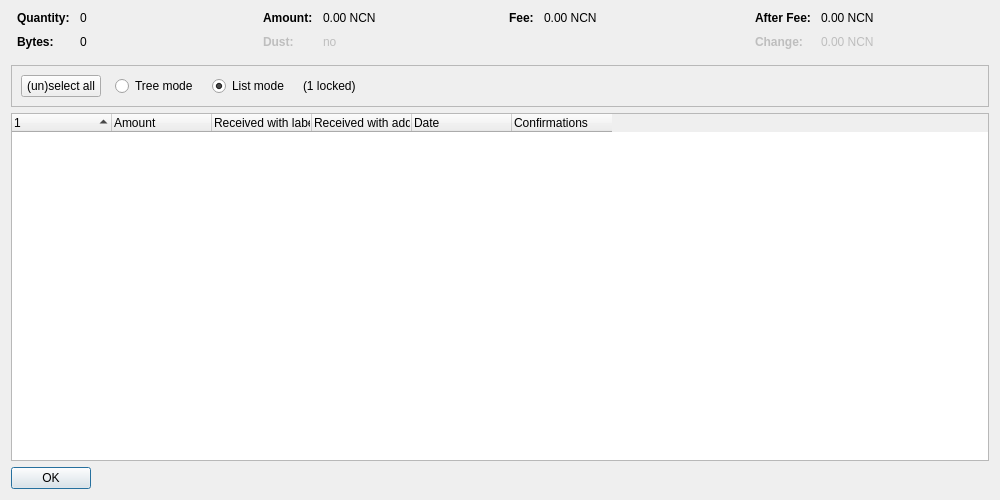
<?xml version="1.0" encoding="UTF-8"?>
<ui version="4.0">
 <class>CoinControlDialog</class>
 <widget class="QDialog" name="CoinControlDialog">
  <property name="geometry">
   <rect>
    <x>0</x>
    <y>0</y>
    <width>1000</width>
    <height>500</height>
   </rect>
  </property>
  <property name="windowTitle">
   <string>Coin Selection</string>
  </property>
  <layout class="QVBoxLayout" name="verticalLayout">
   <item>
    <layout class="QHBoxLayout" name="horizontalLayoutTop" stretch="0,0,0,0">
     <property name="topMargin">
      <number>0</number>
     </property>
     <property name="bottomMargin">
      <number>10</number>
     </property>
     <item>
      <layout class="QFormLayout" name="formLayoutCoinControl1">
       <property name="horizontalSpacing">
        <number>10</number>
       </property>
       <property name="verticalSpacing">
        <number>10</number>
       </property>
       <property name="leftMargin">
        <number>6</number>
       </property>
       <property name="rightMargin">
        <number>6</number>
       </property>
       <item row="0" column="0">
        <widget class="QLabel" name="labelCoinControlQuantityText">
         <property name="font">
          <font>
           <weight>75</weight>
           <bold>true</bold>
          </font>
         </property>
         <property name="text">
          <string>Quantity:</string>
         </property>
        </widget>
       </item>
       <item row="0" column="1">
        <widget class="QLabel" name="labelCoinControlQuantity">
         <property name="cursor">
          <cursorShape>IBeamCursor</cursorShape>
         </property>
         <property name="contextMenuPolicy">
          <enum>Qt::ActionsContextMenu</enum>
         </property>
         <property name="text">
          <string notr="true">0</string>
         </property>
         <property name="textInteractionFlags">
          <set>Qt::LinksAccessibleByMouse|Qt::TextSelectableByKeyboard|Qt::TextSelectableByMouse</set>
         </property>
        </widget>
       </item>
       <item row="1" column="0">
        <widget class="QLabel" name="labelCoinControlBytesText">
         <property name="font">
          <font>
           <weight>75</weight>
           <bold>true</bold>
          </font>
         </property>
         <property name="text">
          <string>Bytes:</string>
         </property>
        </widget>
       </item>
       <item row="1" column="1">
        <widget class="QLabel" name="labelCoinControlBytes">
         <property name="cursor">
          <cursorShape>IBeamCursor</cursorShape>
         </property>
         <property name="contextMenuPolicy">
          <enum>Qt::ActionsContextMenu</enum>
         </property>
         <property name="text">
          <string notr="true">0</string>
         </property>
         <property name="textInteractionFlags">
          <set>Qt::LinksAccessibleByMouse|Qt::TextSelectableByKeyboard|Qt::TextSelectableByMouse</set>
         </property>
        </widget>
       </item>
      </layout>
     </item>
     <item>
      <layout class="QFormLayout" name="formLayoutCoinControl2">
       <property name="horizontalSpacing">
        <number>10</number>
       </property>
       <property name="verticalSpacing">
        <number>10</number>
       </property>
       <property name="leftMargin">
        <number>6</number>
       </property>
       <property name="rightMargin">
        <number>6</number>
       </property>
       <item row="0" column="0">
        <widget class="QLabel" name="labelCoinControlAmountText">
         <property name="font">
          <font>
           <weight>75</weight>
           <bold>true</bold>
          </font>
         </property>
         <property name="text">
          <string>Amount:</string>
         </property>
        </widget>
       </item>
       <item row="0" column="1">
        <widget class="QLabel" name="labelCoinControlAmount">
         <property name="cursor">
          <cursorShape>IBeamCursor</cursorShape>
         </property>
         <property name="contextMenuPolicy">
          <enum>Qt::ActionsContextMenu</enum>
         </property>
         <property name="text">
          <string notr="true">0.00 NCN</string>
         </property>
         <property name="textInteractionFlags">
          <set>Qt::LinksAccessibleByMouse|Qt::TextSelectableByKeyboard|Qt::TextSelectableByMouse</set>
         </property>
        </widget>
       </item>
       <item row="1" column="0">
        <widget class="QLabel" name="labelCoinControlLowOutputText">
         <property name="enabled">
          <bool>false</bool>
         </property>
         <property name="font">
          <font>
           <weight>75</weight>
           <bold>true</bold>
          </font>
         </property>
         <property name="text">
          <string>Dust:</string>
         </property>
        </widget>
       </item>
       <item row="1" column="1">
        <widget class="QLabel" name="labelCoinControlLowOutput">
         <property name="enabled">
          <bool>false</bool>
         </property>
         <property name="cursor">
          <cursorShape>IBeamCursor</cursorShape>
         </property>
         <property name="contextMenuPolicy">
          <enum>Qt::ActionsContextMenu</enum>
         </property>
         <property name="text">
          <string notr="true">no</string>
         </property>
         <property name="textInteractionFlags">
          <set>Qt::LinksAccessibleByMouse|Qt::TextSelectableByKeyboard|Qt::TextSelectableByMouse</set>
         </property>
        </widget>
       </item>
      </layout>
     </item>
     <item>
      <layout class="QFormLayout" name="formLayoutCoinControl3">
       <property name="horizontalSpacing">
        <number>10</number>
       </property>
       <property name="verticalSpacing">
        <number>10</number>
       </property>
       <property name="leftMargin">
        <number>6</number>
       </property>
       <property name="rightMargin">
        <number>6</number>
       </property>
       <item row="0" column="0">
        <widget class="QLabel" name="labelCoinControlFeeText">
         <property name="font">
          <font>
           <weight>75</weight>
           <bold>true</bold>
          </font>
         </property>
         <property name="text">
          <string>Fee:</string>
         </property>
        </widget>
       </item>
       <item row="0" column="1">
        <widget class="QLabel" name="labelCoinControlFee">
         <property name="cursor">
          <cursorShape>IBeamCursor</cursorShape>
         </property>
         <property name="contextMenuPolicy">
          <enum>Qt::ActionsContextMenu</enum>
         </property>
         <property name="text">
          <string notr="true">0.00 NCN</string>
         </property>
         <property name="textInteractionFlags">
          <set>Qt::LinksAccessibleByMouse|Qt::TextSelectableByKeyboard|Qt::TextSelectableByMouse</set>
         </property>
        </widget>
       </item>
      </layout>
     </item>
     <item>
      <layout class="QFormLayout" name="formLayoutCoinControl4">
       <property name="horizontalSpacing">
        <number>10</number>
       </property>
       <property name="verticalSpacing">
        <number>10</number>
       </property>
       <property name="leftMargin">
        <number>6</number>
       </property>
       <property name="rightMargin">
        <number>6</number>
       </property>
       <item row="0" column="0">
        <widget class="QLabel" name="labelCoinControlAfterFeeText">
         <property name="font">
          <font>
           <weight>75</weight>
           <bold>true</bold>
          </font>
         </property>
         <property name="text">
          <string>After Fee:</string>
         </property>
        </widget>
       </item>
       <item row="0" column="1">
        <widget class="QLabel" name="labelCoinControlAfterFee">
         <property name="cursor">
          <cursorShape>IBeamCursor</cursorShape>
         </property>
         <property name="contextMenuPolicy">
          <enum>Qt::ActionsContextMenu</enum>
         </property>
         <property name="text">
          <string notr="true">0.00 NCN</string>
         </property>
         <property name="textInteractionFlags">
          <set>Qt::LinksAccessibleByMouse|Qt::TextSelectableByKeyboard|Qt::TextSelectableByMouse</set>
         </property>
        </widget>
       </item>
       <item row="1" column="0">
        <widget class="QLabel" name="labelCoinControlChangeText">
         <property name="enabled">
          <bool>false</bool>
         </property>
         <property name="font">
          <font>
           <weight>75</weight>
           <bold>true</bold>
          </font>
         </property>
         <property name="text">
          <string>Change:</string>
         </property>
        </widget>
       </item>
       <item row="1" column="1">
        <widget class="QLabel" name="labelCoinControlChange">
         <property name="enabled">
          <bool>false</bool>
         </property>
         <property name="cursor">
          <cursorShape>IBeamCursor</cursorShape>
         </property>
         <property name="contextMenuPolicy">
          <enum>Qt::ActionsContextMenu</enum>
         </property>
         <property name="text">
          <string notr="true">0.00 NCN</string>
         </property>
         <property name="textInteractionFlags">
          <set>Qt::LinksAccessibleByMouse|Qt::TextSelectableByKeyboard|Qt::TextSelectableByMouse</set>
         </property>
        </widget>
       </item>
      </layout>
     </item>
    </layout>
   </item>
   <item>
    <widget class="QFrame" name="frame">
     <property name="minimumSize">
      <size>
       <width>0</width>
       <height>40</height>
      </size>
     </property>
     <property name="frameShape">
      <enum>QFrame::StyledPanel</enum>
     </property>
     <property name="frameShadow">
      <enum>QFrame::Sunken</enum>
     </property>
     <layout class="QHBoxLayout" name="horizontalLayout">
      <item>
       <layout class="QHBoxLayout" name="horizontalLayoutPanel" stretch="0,0,0,0,0">
        <property name="spacing">
         <number>14</number>
        </property>
        <item>
         <widget class="QPushButton" name="pushButtonSelectAll">
          <property name="sizePolicy">
           <sizepolicy hsizetype="Maximum" vsizetype="Fixed">
            <horstretch>0</horstretch>
            <verstretch>0</verstretch>
           </sizepolicy>
          </property>
          <property name="text">
           <string>(un)select all</string>
          </property>
          <property name="autoDefault">
           <bool>false</bool>
          </property>
         </widget>
        </item>
        <item>
         <widget class="QRadioButton" name="radioTreeMode">
          <property name="sizePolicy">
           <sizepolicy hsizetype="Maximum" vsizetype="Fixed">
            <horstretch>0</horstretch>
            <verstretch>0</verstretch>
           </sizepolicy>
          </property>
          <property name="text">
           <string>Tree mode</string>
          </property>
         </widget>
        </item>
        <item>
         <widget class="QRadioButton" name="radioListMode">
          <property name="sizePolicy">
           <sizepolicy hsizetype="Maximum" vsizetype="Fixed">
            <horstretch>0</horstretch>
            <verstretch>0</verstretch>
           </sizepolicy>
          </property>
          <property name="text">
           <string>List mode</string>
          </property>
          <property name="checked">
           <bool>true</bool>
          </property>
         </widget>
        </item>
        <item>
         <widget class="QLabel" name="labelLocked">
          <property name="text">
           <string notr="true">(1 locked)</string>
          </property>
         </widget>
        </item>
        <item>
         <spacer name="horizontalSpacer">
          <property name="orientation">
           <enum>Qt::Horizontal</enum>
          </property>
          <property name="sizeHint" stdset="0">
           <size>
            <width>40</width>
            <height>20</height>
           </size>
          </property>
         </spacer>
        </item>
       </layout>
      </item>
     </layout>
    </widget>
   </item>
   <item>
    <widget class="CoinControlTreeWidget" name="treeWidget">
     <property name="contextMenuPolicy">
      <enum>Qt::CustomContextMenu</enum>
     </property>
     <property name="sortingEnabled">
      <bool>false</bool>
     </property>
     <property name="columnCount">
      <number>6</number>
     </property>
     <attribute name="headerShowSortIndicator" stdset="0">
      <bool>true</bool>
     </attribute>
     <attribute name="headerStretchLastSection">
      <bool>false</bool>
     </attribute>
     <column>
      <property name="text">
       <string/>
      </property>
     </column>
     <column>
      <property name="text">
       <string>Amount</string>
      </property>
     </column>
     <column>
      <property name="text">
       <string>Received with label</string>
      </property>
     </column>
     <column>
      <property name="text">
       <string>Received with address</string>
      </property>
     </column>
     <column>
      <property name="text">
       <string>Date</string>
      </property>
     </column>
     <column>
      <property name="text">
       <string>Confirmations</string>
      </property>
      <property name="toolTip">
       <string>Confirmed</string>
      </property>
     </column>
     <column>
      <property name="text">
       <string/>
      </property>
     </column>
     <column>
      <property name="text">
       <string/>
      </property>
     </column>
     <column>
      <property name="text">
       <string/>
      </property>
     </column>
     <column>
      <property name="text">
       <string/>
      </property>
     </column>
    </widget>
   </item>
   <item>
    <widget class="QDialogButtonBox" name="buttonBox">
     <property name="sizePolicy">
      <sizepolicy hsizetype="Maximum" vsizetype="Fixed">
       <horstretch>0</horstretch>
       <verstretch>0</verstretch>
      </sizepolicy>
     </property>
     <property name="orientation">
      <enum>Qt::Horizontal</enum>
     </property>
     <property name="standardButtons">
      <set>QDialogButtonBox::Ok</set>
     </property>
    </widget>
   </item>
  </layout>
 </widget>
 <customwidgets>
  <customwidget>
   <class>CoinControlTreeWidget</class>
   <extends>QTreeWidget</extends>
   <header>qt/coincontroltreewidget.h</header>
  </customwidget>
 </customwidgets>
 <resources/>
 <connections/>
</ui>
